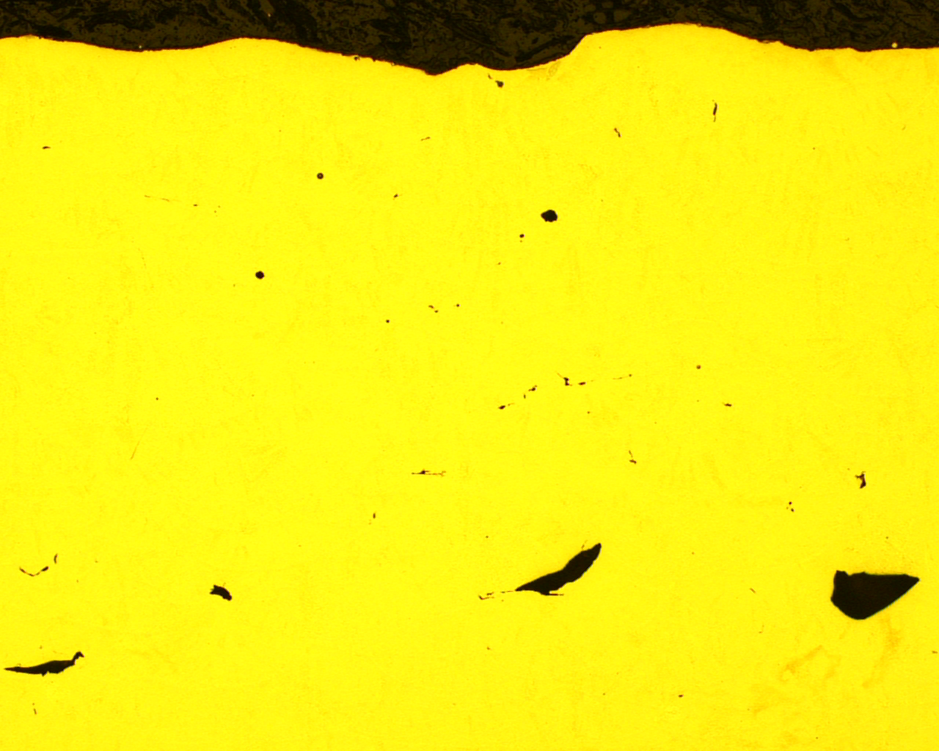
#> input picture tensorflow/edge-test-imgs/test1.tif, 939 x 751 px, shrunk from 1280 x 1024 before the run
$ python edge_detection_tests.py
#> lines starting #> are read from the running program, lines starting #| are printed output that depends on the picture; after the words box and inside, x2 and y2 are one past the last pixel; in counts of white or black regions, pixels touching at a corner belong together
import cv2
import imutils as imutils
from matplotlib import pyplot as plt

img = cv2.imread("./edge-test-imgs/test1.tif")
#> img is the input picture: shape (751, 939, 3); mean B, G, R 18.5, 231.6, 239.4
img_grey = cv2.cvtColor(img,cv2.COLOR_BGR2GRAY)
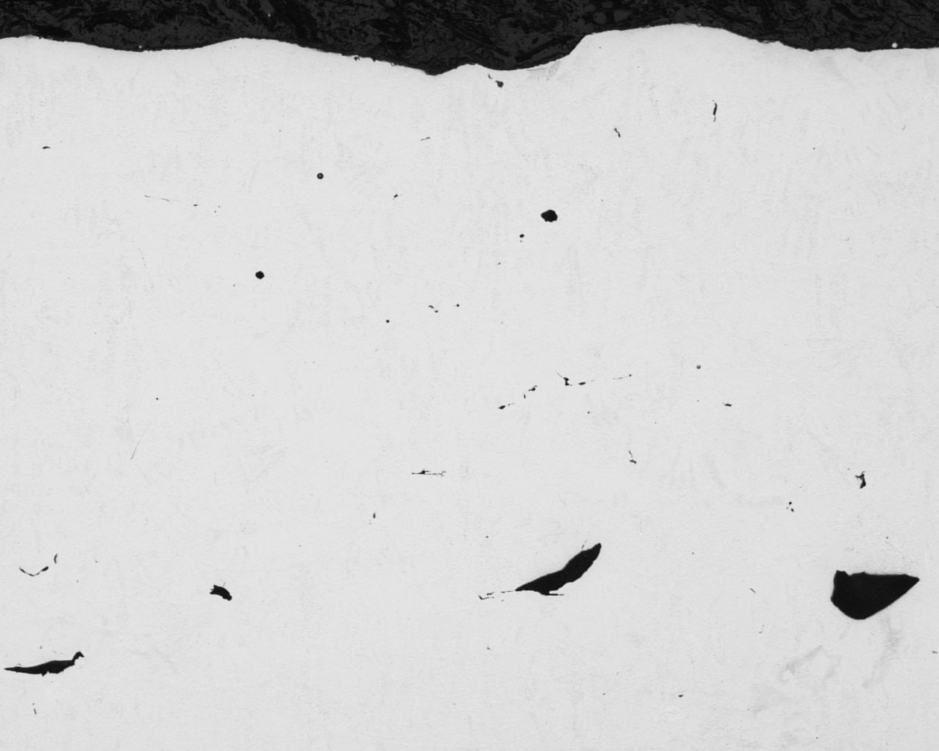
#> img_grey: shape (751, 939); min 6, max 233, mean 209.6
cv2.imshow("greyscale", img_grey)
cv2.waitKey(0)

edges = cv2.Canny(image=img_grey, threshold1=100, threshold2=200)
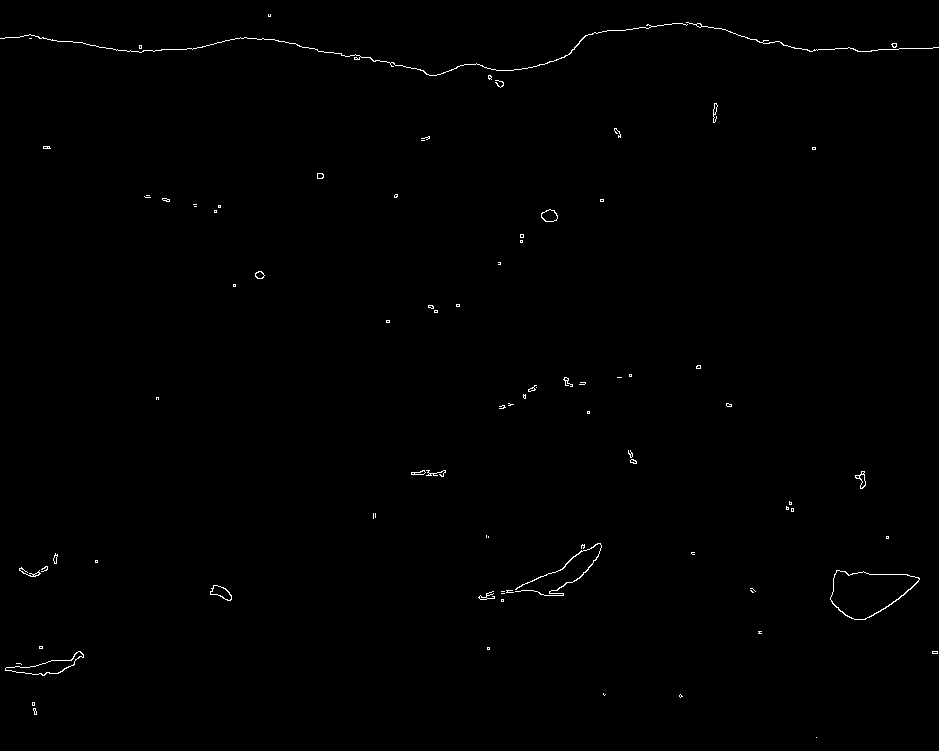
#> edges: shape (751, 939); 0.43% white in thin lines or dots
cv2.imshow('Canny Edge Detection', edges)
cv2.waitKey(0)

#https://stackoverflow.com/questions/34389384/improve-contour-detection-with-opencv-python

# this only shows the outside contour
blur = cv2.GaussianBlur(img_grey,(1,1),1000)
flag, thresh = cv2.threshold(blur, 120, 255, cv2.THRESH_BINARY)
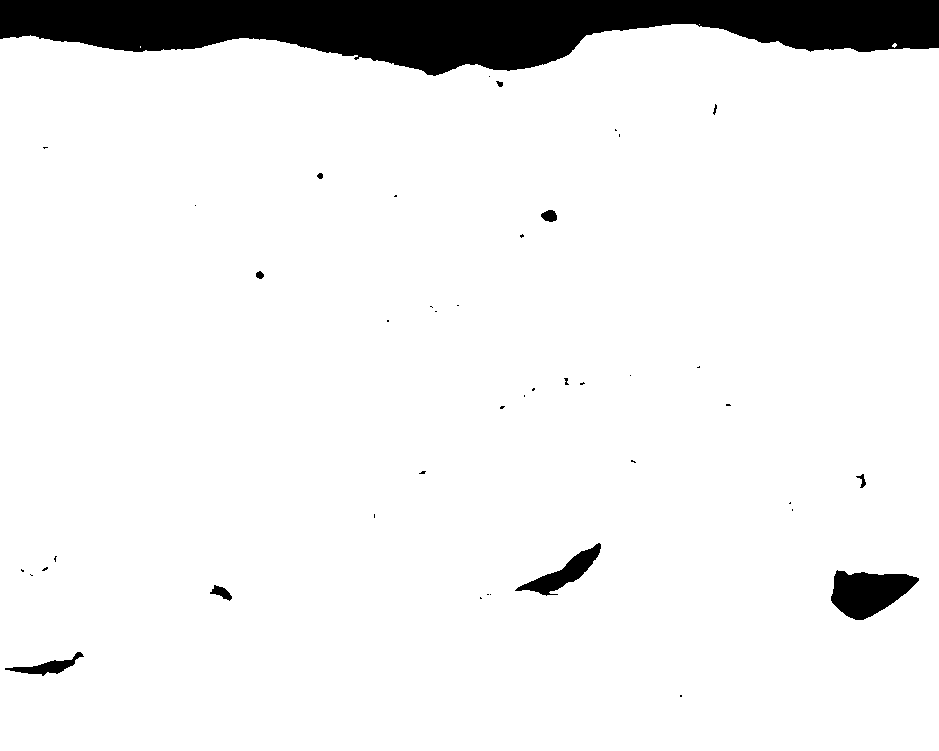
#> thresh: shape (751, 939); 92.9% white; 43 black regions (31 under 20 px)
contours, hierarchy = cv2.findContours(thresh,cv2.RETR_TREE,cv2.CHAIN_APPROX_SIMPLE)
#> contours = 48 contours, 35 with area under 20; largest, box (x1, y1, x2, y2) and area: (0, 24, 939, 751) 658810, (830, 569, 920, 621) 2956, (514, 542, 602, 597) 1470, (4, 651, 85, 677) 674, (209, 584, 233, 602) 196
contours = sorted(contours, key=cv2.contourArea,reverse=True)
perimeters = [cv2.arcLength(contours[i],True) for i in range(len(contours))]
#> perimeters = 48 values, max 3397.4 at index 0, min 0 at index 47, mean 98.53
listindex=[i for i in range(15) if perimeters[i]>perimeters[0]/2]
#> listindex = [0]
numcards=len(listindex)
#> numcards = 1

imgcont = img.copy()
[cv2.drawContours(imgcont, [contours[i]], 0, (0,255,0), 5) for i in listindex]
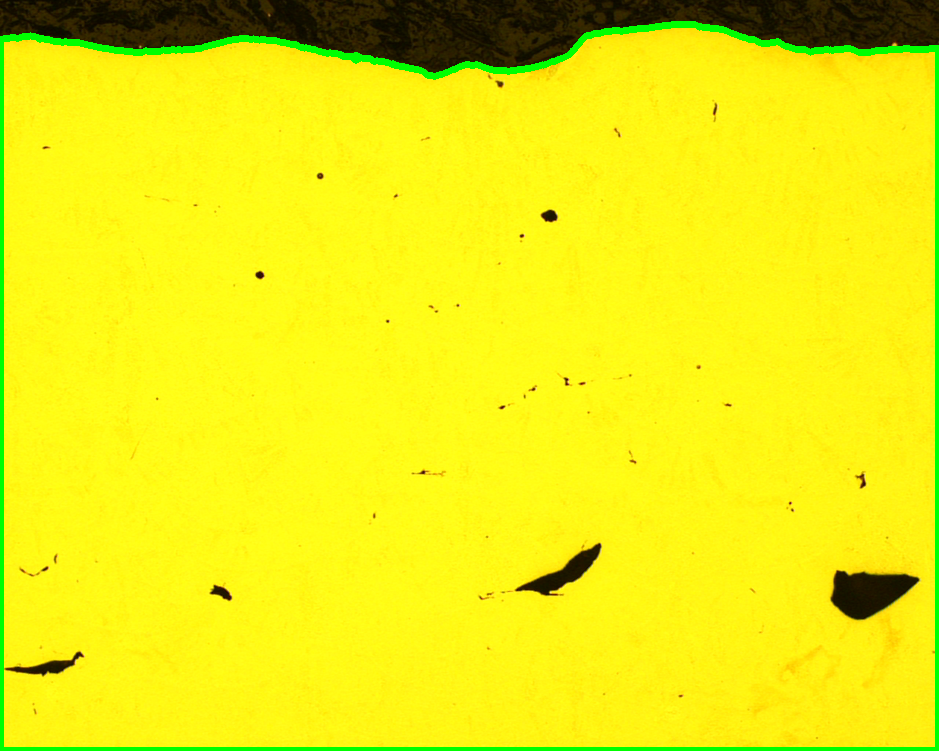
#> imgcont: shape (751, 939, 3); 2.27% of pixels changed, all inside (x1, y1, x2, y2) = (0, 21, 939, 751)
cv2.imshow("Countours", imgcont)
cv2.waitKey(0)
